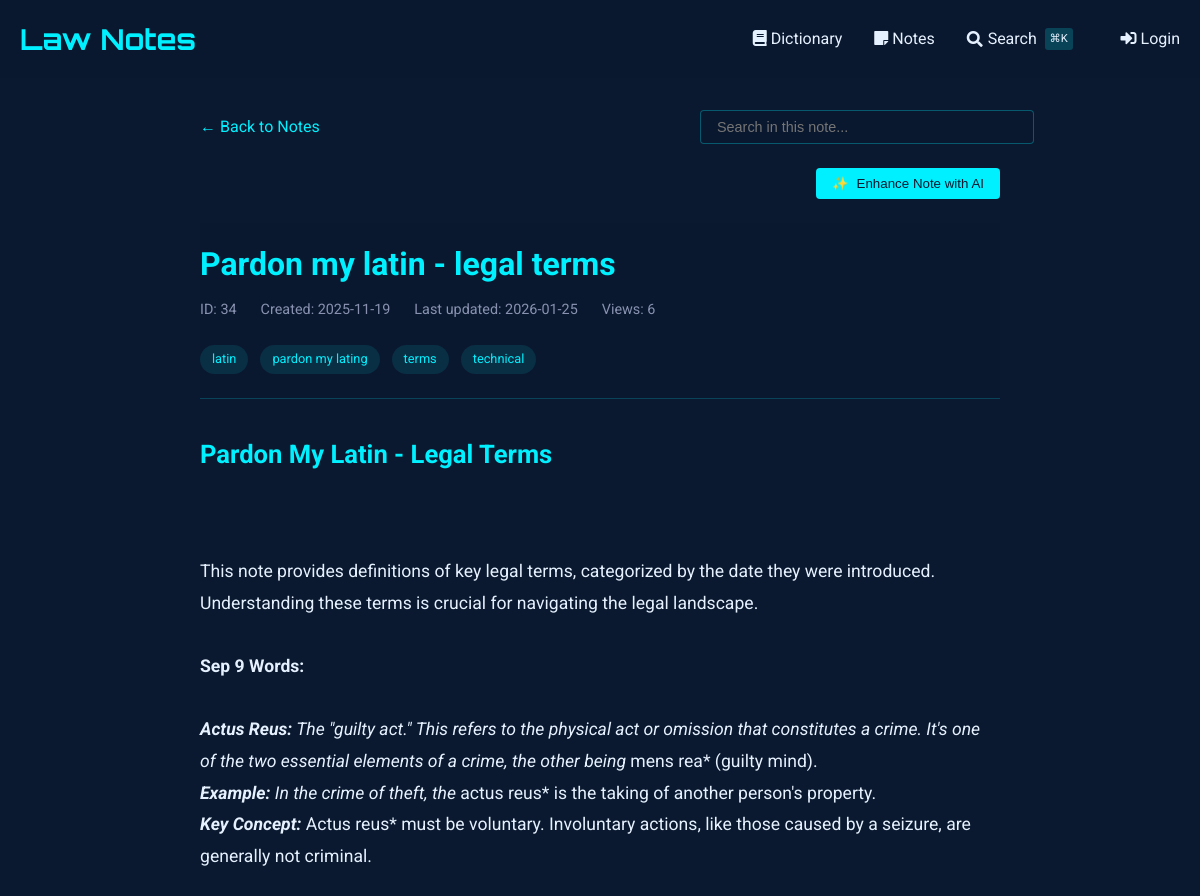
Page /notes/view/34 (upper part) on the earlier database version.
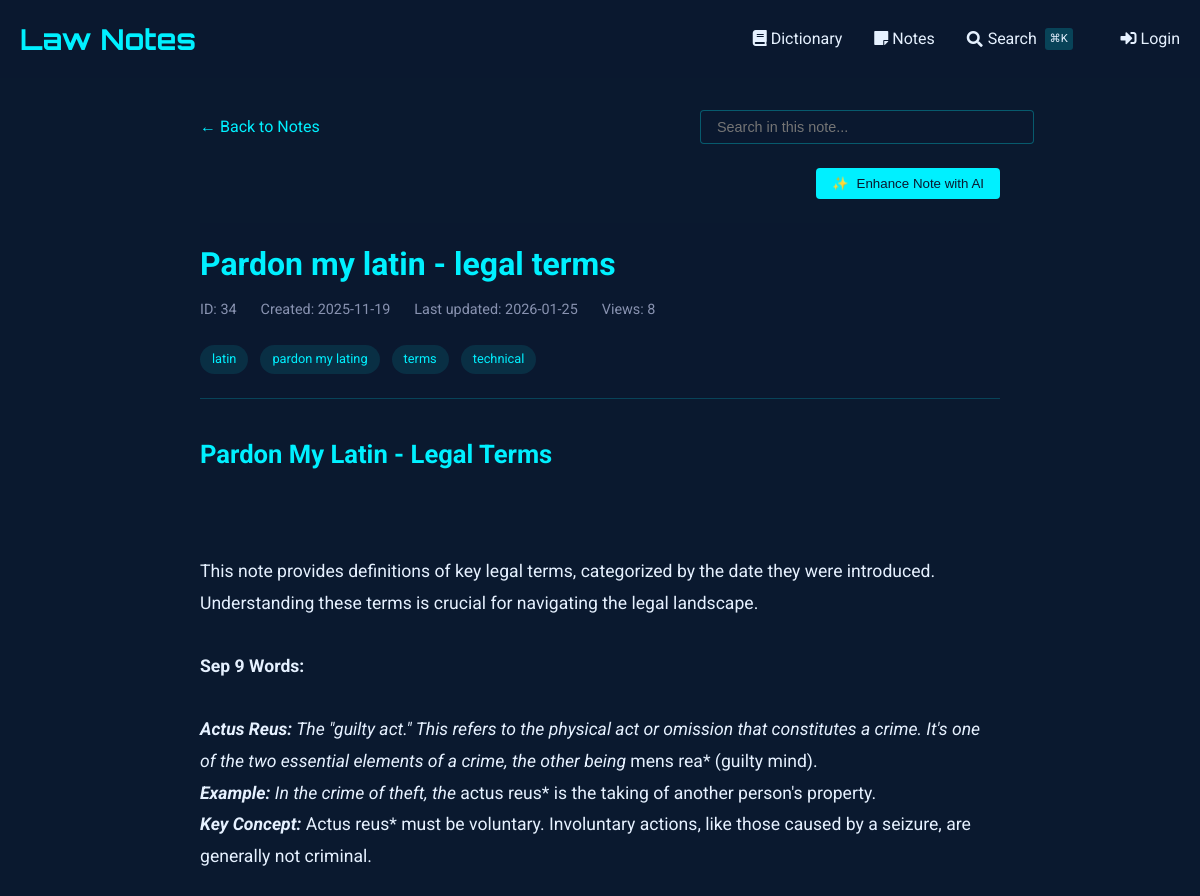
Same page on the later database version.
### tables this page shows
CREATE TABLE notes (
    id INTEGER PRIMARY KEY AUTOINCREMENT,
    title TEXT NOT NULL,                -- short title for the note
    content TEXT NOT NULL,              -- the full note text
    unit_number INTEGER,                -- optional: to group with course units
    tags TEXT,                          -- comma-separated or JSON for filtering/search
    related_entries TEXT,               -- store glossary ids (e.g., "1,4,5") for cross-linking
    created_at TIMESTAMP DEFAULT CURRENT_TIMESTAMP,
    last_updated TIMESTAMP DEFAULT CURRENT_TIMESTAMP,
    views INTEGER DEFAULT 0,            -- track popularity
    is_favorite BOOLEAN DEFAULT 0,      -- quick flag for starred notes
    comments TEXT                       -- optional: your own thoughts or annotations
, has_worksheet BOOLEAN DEFAULT 0);

### notes_routes.py (the view, shortened to what this page needs)
@notes_bp.route('/view/<int:note_id>')
def view_note(note_id):
    db = SQL("sqlite:///notes.db")
    note = db.execute("""
        SELECT *,
               strftime('%Y-%m-%d', created_at) as created_date,
               strftime('%Y-%m-%d', last_updated) as last_updated
        FROM notes
        WHERE id = :id
    """, id=note_id)
    if not note:
        abort(404)
    note = note[0]
    db.execute("""
        UPDATE notes
        SET views = COALESCE(views, 0) + 1
        WHERE id = :id
    """, id=note_id)
    content = note['content']
    content = re.sub(r'^# (.*?)$', r'<h1>\1</h1>', content, flags=re.MULTILINE)
    content = re.sub(r'^## (.*?)$', r'<h2>\1</h2>', content, flags=re.MULTILINE)
    content = re.sub(r'^### (.*?)$', r'<h3>\1</h3>', content, flags=re.MULTILINE)
    content = re.sub(r'\*\*(.*?)\*\*', r'<strong>\1</strong>', content)
    content = re.sub(r'\*(.*?)\*', r'<em>\1</em>', content)
    content = re.sub(r'^\s*[-*] (.*?)$', r'<li>\1</li>', content, flags=re.MULTILINE)
    content = re.sub(r'(<li>.*</li>)', r'<ul>\1</ul>', content, flags=re.DOTALL)
    content = re.sub(r'^> (.*?)$', r'<blockquote>\1</blockquote>', content, flags=re.MULTILINE)
    content = content.replace('\n', '<br>')
    content = re.sub(
        r'<aside>\s*💡\s*(.*?)\s*</aside>',
        r'<div class="callout"><div class="callout-emoji">💡</div><div class="callout-content">\1</div></div>',
        content,
        flags=re.DOTALL
    )
    sections = re.split(r'(<h[1-3]>.*?</h[1-3]>)', content)
    processed_sections = []
    for i, section in enumerate(sections):
        if section.startswith('<h'):
            processed_sections.append(section)
        elif section.strip():
            if not any(tag in section for tag in ['<p>', '<ul>', '<ol>', '<blockquote>', '<div class="callout">']):
                section = f'<p>{section}</p>'
            processed_sections.append(section)
    processed_content = '\n'.join(processed_sections)
    related_entries = []
    worksheet_images = []
    if note.get('has_worksheet'):
        worksheet_images = get_worksheet_images(note_id)
    return render_template('notes/view.html',
                         note=note,
                         content=processed_content,
                         related_entries=related_entries,
                         worksheet_images=worksheet_images)

### sql.py (called while the page is built, shortened)
def _enable_logging(f):
    import logging
    import functools
    import os
    @functools.wraps(f)
    def decorator(*args, **kwargs):
        try:
            import flask
        except ModuleNotFoundError:
            return f(*args, **kwargs)
        disabled = logging.getLogger("cs50").disabled
        if flask.current_app and os.getenv("FLASK_ENV") == "development":
            logging.getLogger("cs50").disabled = False
        try:
            return f(*args, **kwargs)
        finally:
            logging.getLogger("cs50").disabled = disabled
    return decorator

def _parse_placeholder(token):
    import re
    import sqlparse
    if (
        not isinstance(token, sqlparse.sql.Token)
        or token.ttype != sqlparse.tokens.Name.Placeholder
    ):
        raise TypeError()
    if token.value == "?":
        return "qmark", None
    matches = re.search(r"^:([1-9]\d*)$", token.value)
    if matches:
        return "numeric", int(matches.group(1)) - 1
    matches = re.search(r"^:([a-zA-Z]\w*)$", token.value)
    if matches:
        return "named", matches.group(1)

    def __del__(self):
        self._disconnect()

    def _name(self):
        return str(hash(self))

### templates/notes/view.html (shortened to what this page needs)
{% extends "notes/base.html" %}
{% block content %}
<div class="container" style="max-width: 800px; margin: 0 auto;">
    <div style="margin-bottom: 1.5rem; display: flex; justify-content: space-between; align-items: center; flex-wrap: wrap; gap: 1rem;">
        <a href="{{ url_for('notes.index') }}" style="color: var(--primary); text-decoration: none; display: inline-flex; align-items: center;">
            ← Back to Notes
        </a>
        <div class="search-container" style="position: relative; max-width: 300px; width: 100%;">
            <input type="text" id="noteSearch" placeholder="Search in this note..."
                   style="width: 100%; padding: 0.5rem 1rem; background: rgba(10, 25, 47, 0.7);
                          border: 1px solid rgba(0, 240, 255, 0.3); border-radius: 4px;
                          color: #e6f1ff; font-size: 0.9rem;">
        </div>
    </div>
    <div id="enhanceControls" style="margin-bottom: 1.5rem; display: flex; justify-content: flex-end; gap: 1rem;">
        <button id="enhanceNoteBtn" class="btn btn-primary" style="background: var(--primary); color: #0a192f; border: none; padding: 0.5rem 1rem; border-radius: 4px; cursor: pointer; font-weight: 500; display: flex; align-items: center; gap: 0.5rem;">
            <span id="enhanceIcon">✨</span> Enhance Note with AI
        </button>
    </div>
    <article class="note">
        <header class="note-header">
            <h1 class="note-title">
                {{ note.title }}
            </h1>
            <div class="note-meta">
                <span>ID: {{ note.id }}</span>
                <span>Created: {{ note.created_date }}</span>
                <span>Last updated: {{ note.last_updated }}</span>
                <span>Views: {{ note.views or 0 }}</span>
            </div>
            {% if note.tags %}
            <div class="note-tags" style="margin-top: 1rem;">
                {% for tag in note.tags.split(',') %}
                    <span class="tag">{{ tag.strip() }}</span>
                {% endfor %}
            </div>
            {% endif %}
        </header>
        <div class="note-content">
            {{ content|safe }}
        </div>
    </article>
</div>
{% endblock %}

Differences in the rows shown:
changed notes "Pardon my latin - legal terms": views "6" → "8"
